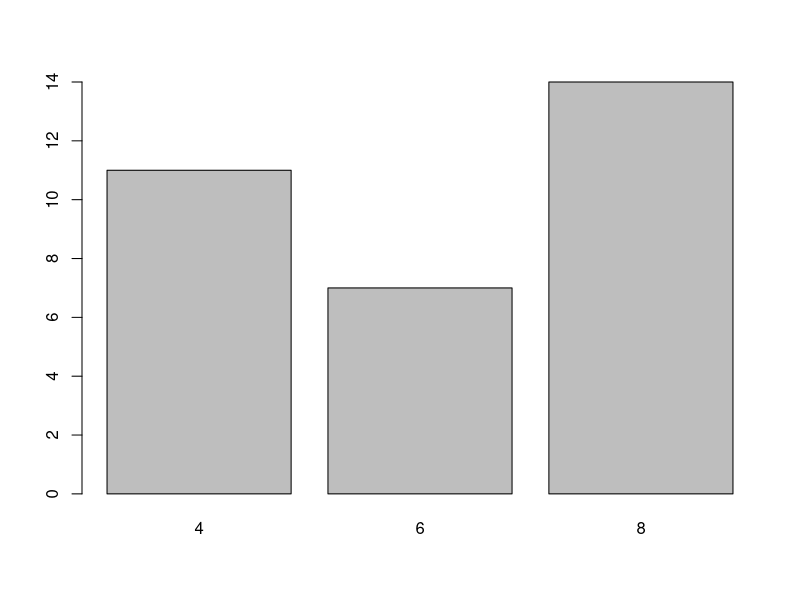
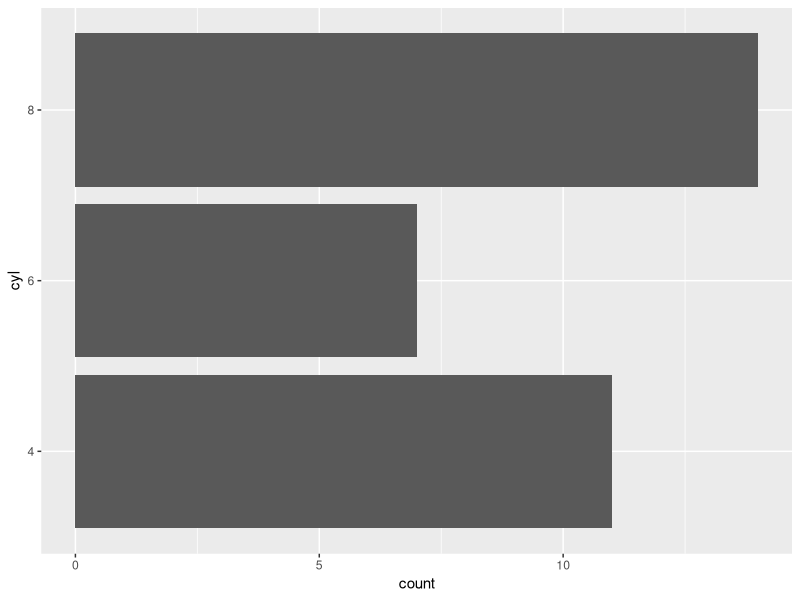
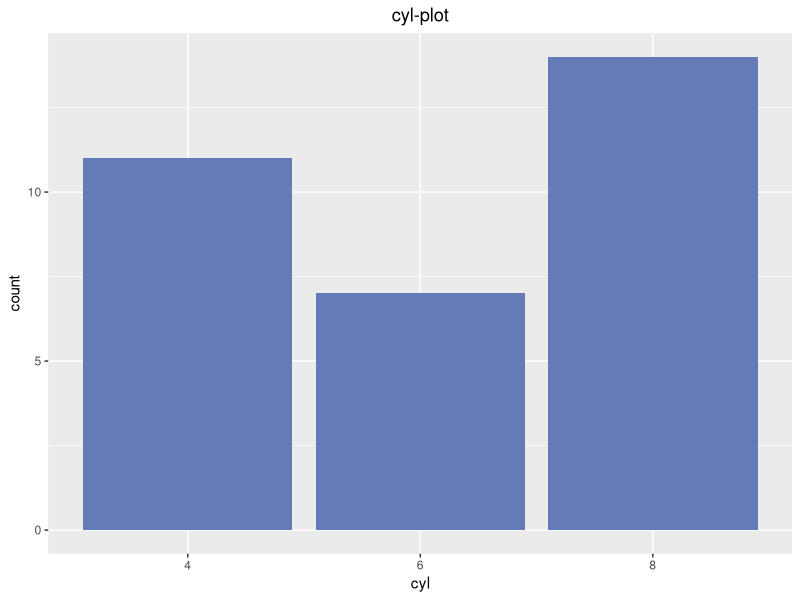
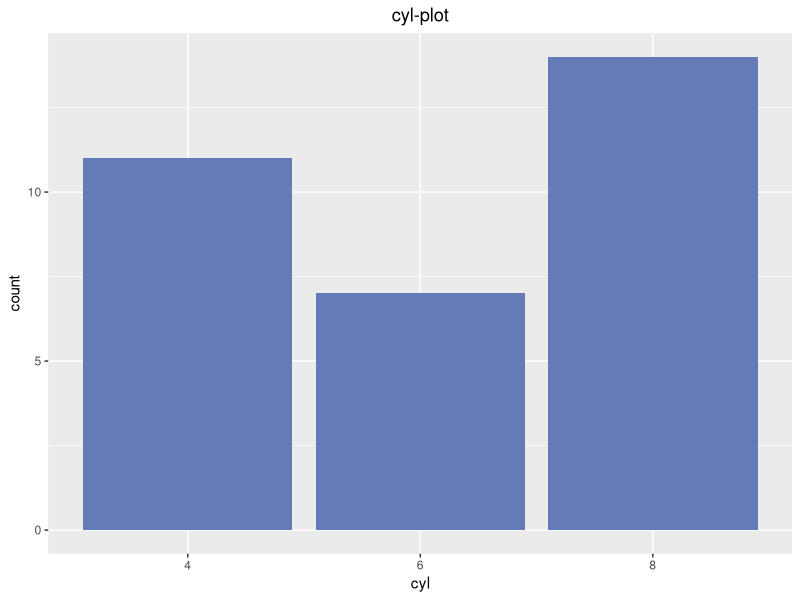
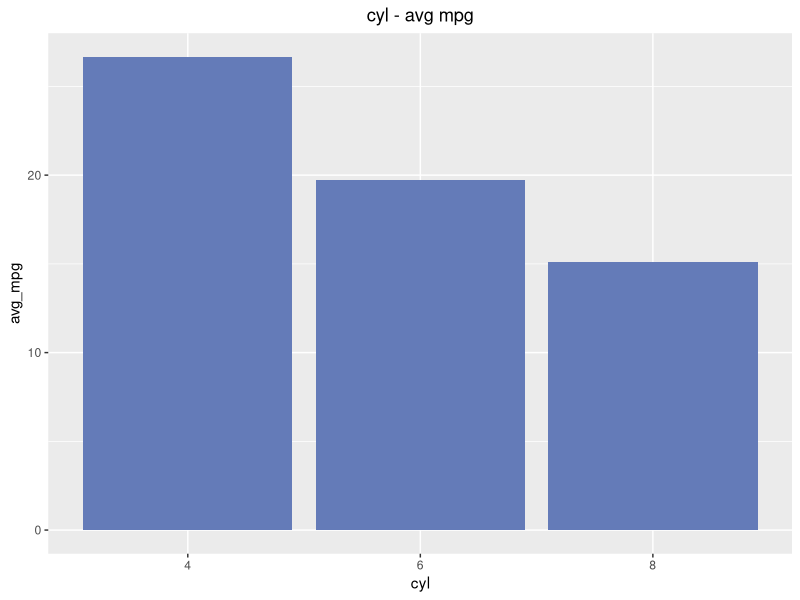
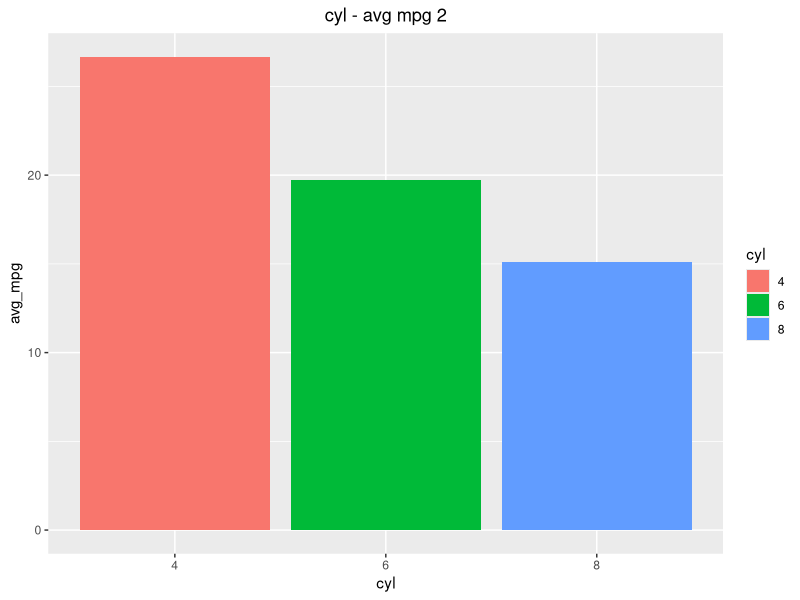
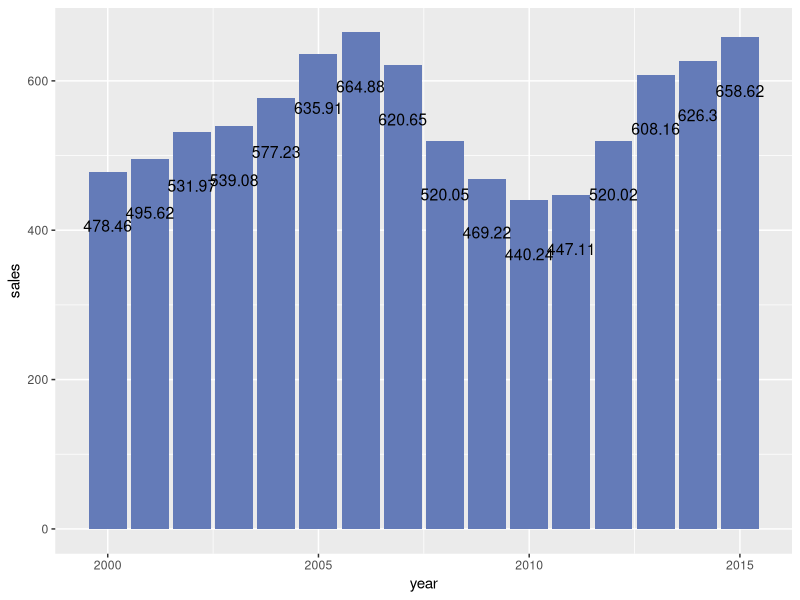
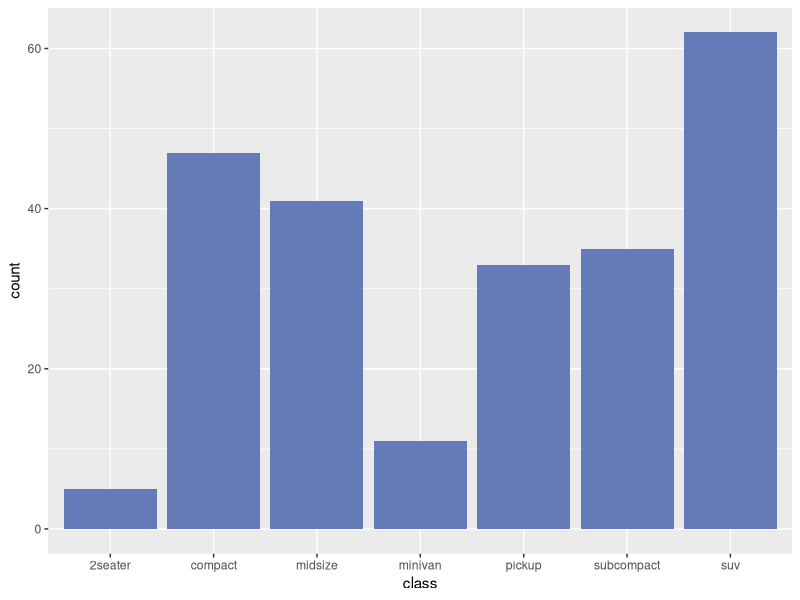

Source code (R) for these figures, in order:
## ---- chunk 1
library(tidyverse)
data <- mtcars
data$cyl <- as.factor(data$cyl)
# Bar plot 
barplot(table(data$cyl))

# using ggplot2
data %>% ggplot(aes(x = cyl))+ geom_bar()+coord_flip() 

# coordinate flipping 
data %>% ggplot(aes(x = cyl)) +
         geom_bar(fill = '#647BB8')+
         ggtitle("cyl-plot")+
         theme(plot.title = element_text(hjust = 0.5))
## ---- chunk 2
# coordinate flipping 
data %>% ggplot(aes(x = cyl)) +
         geom_bar(fill = '#647BB8')+
         ggtitle("cyl-plot")+
         theme(plot.title = element_text(hjust = 0.5))
## ---- chunk 3
# plotting summary from group by 
table2 = data %>% group_by(cyl) %>% 
                  summarize(avg_mpg = mean(mpg))
table2
## ---- chunk 4
table2 %>% ggplot(aes(x = cyl, y = avg_mpg))+
           geom_col(fill = '#647BB8')+
           ggtitle("cyl - avg mpg") +
           theme(plot.title = element_text(hjust = 0.5))
## ---- chunk 5
table2 %>% ggplot(aes(x = cyl, y = avg_mpg)) +
    geom_bar(stat = 'identity',aes(fill = cyl))+
    ggtitle("cyl - avg mpg 2") +
    theme(plot.title = element_text(hjust = 0.5))
## ---- chunk 6
# loading txhousing data set 
data("txhousing")
# lets create a bar chart of sales amount with respect to year. 

txaggregate = aggregate(sales~year, txhousing, mean)             # aggregation 
txaggregate
## ---- chunk 7
txaggregate$sales = round(txaggregate$sales,2)
txaggregate
ggplot(txaggregate, aes(x = year, y = sales)) + geom_bar(stat = 'identity',fill = '#647BB8' )+
    geom_text(aes(label=sales), vjust= 5,size= 4)
## ---- chunk 8
df = mpg
pl = ggplot(df,aes(x = class)) + geom_bar(fill = '#647BB8')
pl
## ---- chunk 9
df = mpg
pl = ggplot(df,aes(x = class)) + geom_bar(aes(fill = drv))
pl
## ---- chunk 10
library(ggsci)
df = mpg
pl = ggplot(df,aes(x = class)) + 
    geom_bar(aes(fill = drv),position = "dodge")
pl
## ---- chunk 11

df = mpg
pl = ggplot(df,aes(x = class)) + geom_bar(aes(fill = drv))
pl
